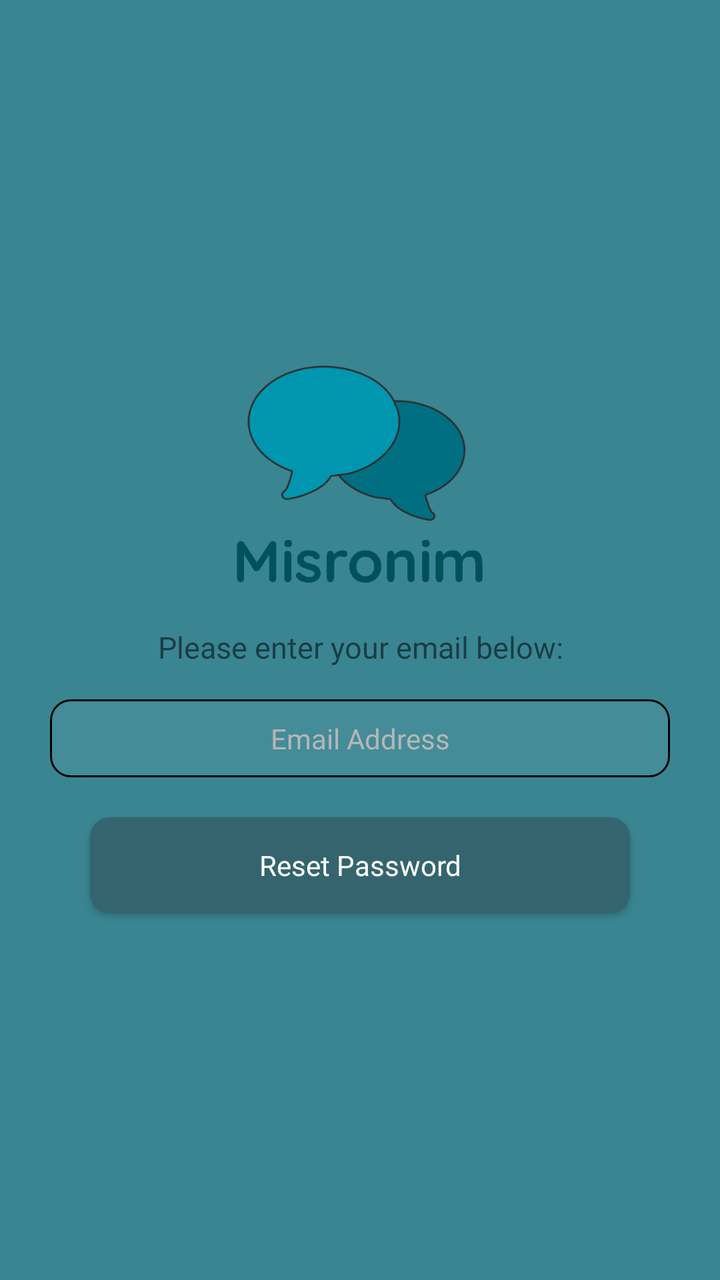
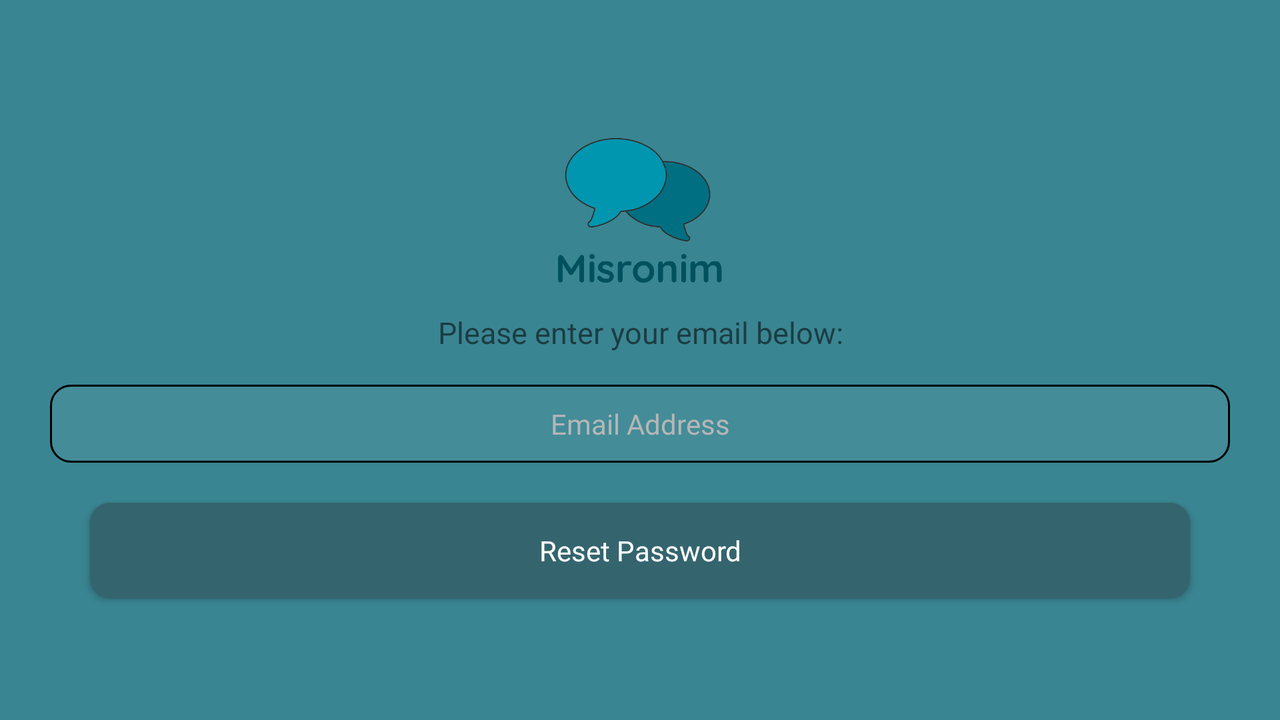

First picture: res/layout/ on a phone held upright. Second picture: the repository's own variant of that layout, on a device whose configuration matches the variant's folder. Source for both follows.
<!-- AndroidManifest.xml: application theme Theme.Misronim -->
<!-- res/layout/activity_forgot_password.xml -->
<?xml version="1.0" encoding="utf-8"?>
<RelativeLayout xmlns:android="http://schemas.android.com/apk/res/android"
    xmlns:app="http://schemas.android.com/apk/res-auto"
    xmlns:tools="http://schemas.android.com/tools"
    android:layout_width="match_parent"
    android:layout_height="match_parent"
    android:focusable="true"
    android:focusableInTouchMode="true"
    android:background="@color/main_color_dark"
    tools:context=".ui.ForgotPasswordActivity">

    <androidx.appcompat.widget.Toolbar
        android:id="@+id/forgotPasswordToolBar"
        android:layout_width="match_parent"
        android:layout_height="wrap_content"
        android:layout_alignParentTop="true"
        android:layout_centerHorizontal="true"
        android:background="@color/main_color_dark"
        android:minHeight="?attr/actionBarSize"
        android:theme="?attr/actionBarTheme" />

    <LinearLayout
        android:layout_width="match_parent"
        android:layout_height="wrap_content"
        android:layout_centerInParent="true"
        android:layout_marginStart="25dp"
        android:layout_marginEnd="25dp"
        android:orientation="vertical">

        <ImageView
            android:id="@+id/imageView2"
            android:layout_width="150dp"
            android:layout_height="150dp"
            android:layout_gravity="center"
            app:srcCompat="@drawable/misronim_logo" />

        <TextView
            android:id="@+id/textView"
            android:layout_width="match_parent"
            android:layout_height="wrap_content"
            android:fontFamily="@font/quicksand_medium"
            android:gravity="center"
            android:text="Please enter your email below:"
            android:textSize="15sp" />


        <EditText
            android:id="@+id/emailAddressEditText"
            android:layout_width="match_parent"
            android:layout_height="wrap_content"
            android:layout_marginTop="16dp"
            android:background="@drawable/register_login_edittext_design"
            android:drawablePadding="10dp"
            android:ems="10"
            android:gravity="center"
            android:hint="Email Address"
            android:inputType="textEmailAddress"
            android:keyboardNavigationCluster="false"
            android:textColor="@color/white"
            android:textColorHint="@color/hint_color"
            android:textSize="14sp" />

        <LinearLayout
            android:layout_width="match_parent"
            android:layout_height="match_parent"
            android:layout_margin="15dp"
            android:orientation="horizontal">


            <androidx.appcompat.widget.AppCompatButton
                android:id="@+id/resetPasswordButton"
                android:layout_width="wrap_content"
                android:layout_height="wrap_content"
                android:layout_margin="5dp"
                android:layout_marginStart="10dp"
                android:layout_weight="0.5"
                android:background="@drawable/main_page_button_style"
                android:text="Reset Password"
                android:textAllCaps="false"
                android:textColor="@color/white" />
        </LinearLayout>

    </LinearLayout>

    <LinearLayout
        android:id="@+id/forgotPasswordLoadingLayout"
        android:layout_width="match_parent"
        android:layout_height="match_parent"
        android:background="@color/main_color_dark"
        android:clickable="false"
        android:gravity="center"
        android:orientation="vertical"
        android:visibility="gone">

        <LinearLayout
            android:layout_width="wrap_content"
            android:layout_height="wrap_content"
            android:orientation="horizontal">

            <ProgressBar
                android:id="@+id/progressBar"
                style="?android:attr/progressBarStyle"
                android:layout_width="wrap_content"
                android:layout_height="match_parent"
                android:indeterminateTint="@color/button_color" />

            <TextView
                android:id="@+id/textView2"
                android:layout_width="wrap_content"
                android:layout_height="match_parent"
                android:layout_marginStart="5dp"
                android:gravity="center"
                android:text="Loading..." />
        </LinearLayout>
    </LinearLayout>

</RelativeLayout>
<!-- resources referenced by this layout -->
<resources>
  <color name="button_color">#34656E</color>
  <color name="hint_color">#B6B6B6</color>
  <color name="main_color_dark">#3a8592</color>
  <color name="white">#FFFFFFFF</color>
  <!-- drawable main_page_button_style (drawable) -->
  <?xml version="1.0" encoding="utf-8"?>
  <shape xmlns:android="http://schemas.android.com/apk/res/android">
  
      <solid android:color="@color/button_color" />
      <corners android:radius="10dp" />
      <padding
          android:right="10dp"
          android:bottom="10dp"
          android:left="10dp"
          android:top="10dp"/>
  
  </shape>
  <!-- drawable misronim_logo: png bitmap (drawable, 18498 bytes) -->
  <!-- drawable register_login_edittext_design (drawable) -->
  <?xml version="1.0" encoding="utf-8"?>
  <selector xmlns:android="http://schemas.android.com/apk/res/android">
  <item android:state_enabled="true"
      android:state_focused="true">
      <shape android:shape="rectangle">
          <solid android:color="#438C98"/>
          <corners android:radius="10dp"/>
          <stroke android:color="@color/white" android:width="1dp"/>
          <padding
              android:right="10dp"
              android:bottom="10dp"
              android:left="10dp"
              android:top="10dp"/>
      </shape>
  </item>
  <item android:state_enabled="true">
      <shape>
          <solid android:color="#438C98"/>
          <corners android:radius="10dp"/>
          <stroke android:color="@color/black" android:width="1dp"/>
      </shape>
  </item>
  </selector>
  <style name="Theme.Misronim" parent="Theme.MaterialComponents.DayNight.NoActionBar">
          
          <item name="colorPrimary">@color/main_color</item>
          <item name="colorPrimaryVariant">@color/main_color_dark</item>
          <item name="colorOnPrimary">@color/white</item>
          
          <item name="colorSecondary">@color/secondary_color</item>
          <item name="colorSecondaryVariant">@color/secondary_color_dark</item>
          <item name="colorOnSecondary">@color/black</item>
  
          <item name="android:fontFamily">@font/quicksand</item>
  
          
          <item name="android:statusBarColor" tools:targetApi="l">?attr/colorPrimaryVariant</item>
          
      </style>
  <color name="black">#FF000000</color>
  <color name="main_color">#5EB1BF</color>
  <color name="secondary_color">#5EB1BF</color>
  <color name="secondary_color_dark">#2958A3</color>
</resources>
<!-- res/layout-land/activity_forgot_password.xml (the repository's variant of the layout above) -->
<!-- drawn on the phone turned sideways -->
<?xml version="1.0" encoding="utf-8"?>
<RelativeLayout xmlns:android="http://schemas.android.com/apk/res/android"
    xmlns:app="http://schemas.android.com/apk/res-auto"
    xmlns:tools="http://schemas.android.com/tools"
    android:layout_width="match_parent"
    android:layout_height="match_parent"
    android:focusable="true"
    android:focusableInTouchMode="true"
    android:background="@color/main_color_dark"
    tools:context=".ui.ForgotPasswordActivity">


    <androidx.appcompat.widget.Toolbar
        android:id="@+id/forgotPasswordToolBar"
        android:layout_width="match_parent"
        android:layout_height="wrap_content"
        android:layout_alignParentTop="true"
        android:layout_centerHorizontal="true"
        android:background="@color/main_color_dark"
        android:minHeight="?attr/actionBarSize"
        android:theme="?attr/actionBarTheme" />

    <LinearLayout
        android:layout_width="match_parent"
        android:layout_height="wrap_content"
        android:layout_below="@+id/forgotPasswordToolBar"
        android:layout_alignParentBottom="true"
        android:layout_centerHorizontal="true"
        android:layout_marginStart="25dp"
        android:layout_marginEnd="25dp"
        android:orientation="vertical">

        <ImageView
            android:id="@+id/imageView2"
            android:layout_width="100dp"
            android:layout_height="100dp"
            android:layout_gravity="center"
            app:srcCompat="@drawable/misronim_logo" />

        <TextView
            android:id="@+id/textView"
            android:layout_width="match_parent"
            android:layout_height="wrap_content"
            android:fontFamily="@font/quicksand_medium"
            android:gravity="center"
            android:text="Please enter your email below:"
            android:textSize="15sp" />


        <EditText
            android:id="@+id/emailAddressEditText"
            android:layout_width="match_parent"
            android:layout_height="wrap_content"
            android:layout_marginTop="16dp"
            android:background="@drawable/register_login_edittext_design"
            android:drawablePadding="10dp"
            android:ems="10"
            android:gravity="center"
            android:hint="Email Address"
            android:inputType="textEmailAddress"
            android:keyboardNavigationCluster="false"
            android:textColor="@color/white"
            android:textColorHint="@color/hint_color"
            android:textSize="14sp" />

        <LinearLayout
            android:layout_width="match_parent"
            android:layout_height="match_parent"
            android:layout_margin="15dp"
            android:orientation="horizontal">


            <androidx.appcompat.widget.AppCompatButton
                android:id="@+id/resetPasswordButton"
                android:layout_width="wrap_content"
                android:layout_height="wrap_content"
                android:layout_margin="5dp"
                android:layout_marginStart="10dp"
                android:layout_weight="0.5"
                android:background="@drawable/main_page_button_style"
                android:text="Reset Password"
                android:textAllCaps="false"
                android:textColor="@color/white" />
        </LinearLayout>

    </LinearLayout>

    <LinearLayout
        android:id="@+id/registerLoginLoadingLayout"
        android:layout_width="match_parent"
        android:layout_height="match_parent"
        android:background="@color/main_color_dark"
        android:clickable="false"
        android:gravity="center"
        android:orientation="vertical"
        android:visibility="gone">

        <LinearLayout
            android:layout_width="wrap_content"
            android:layout_height="wrap_content"
            android:orientation="horizontal">

            <ProgressBar
                android:id="@+id/progressBar"
                style="?android:attr/progressBarStyle"
                android:layout_width="wrap_content"
                android:layout_height="match_parent"
                android:indeterminateTint="@color/button_color" />

            <TextView
                android:id="@+id/textView2"
                android:layout_width="wrap_content"
                android:layout_height="match_parent"
                android:layout_marginStart="5dp"
                android:gravity="center"
                android:text="Loading..." />
        </LinearLayout>
    </LinearLayout>

</RelativeLayout>
